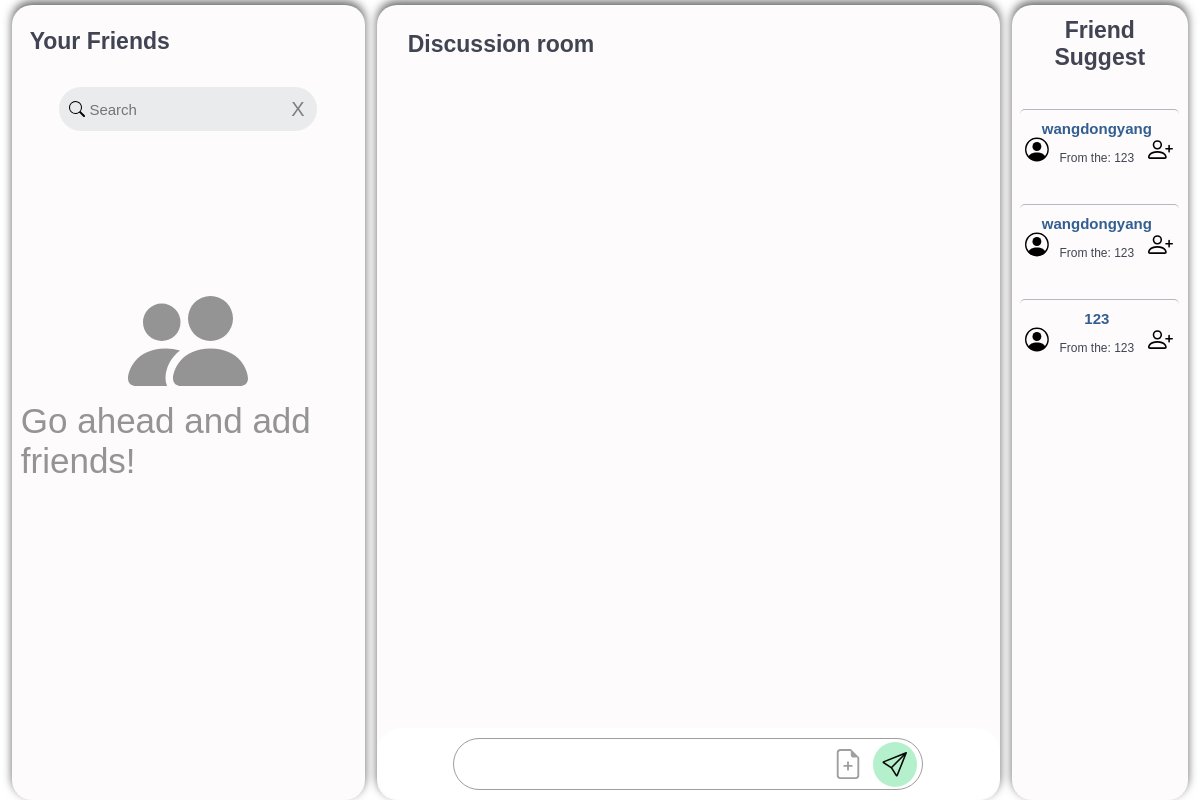
The app's page /student-index/student-home.php (signed in) with its own data.
### tables this page shows
CREATE TABLE `students` (
  `id` int(10) NOT NULL,
  `name` varchar(20) NOT NULL,
  `year` year(4) NOT NULL,
  `programe` varchar(8) NOT NULL,
  `password` varchar(15) NOT NULL,
  `lastlogin` datetime DEFAULT NULL
);

### student-index/student-home.php (the view, shortened to what this page needs)
<?php
require_once '../control.php';
if (isset($_SESSION['user_id'])) {
  $user_id = $_SESSION['user_id'];
  $db = loadingdb();
  $sql = "SELECT name,programe FROM students WHERE id = $user_id";
  $result = mysqli_query($db, $sql);
  $row = mysqli_fetch_assoc($result);
  $userProgram = $row['programe'];
  $username=$row['name'];
  $sql = "SELECT name,id,programe FROM students WHERE programe = '$userProgram' AND id != '$user_id'";
  $result1 = mysqli_query($db, $sql);
  $row_first = mysqli_fetch_assoc($result1);
  $rowid = $row_first['id'];
  $rowpg = $row_first['programe'];
  $sql_second = "SELECT name, id
               FROM students
               WHERE programe = '$userProgram' AND id != '$user_id' AND id
               NOT IN
               (
                   SELECT friendid
                   FROM friends
                   WHERE studentid = '$user_id' AND friendid = '$rowid'
               )";
  $result = mysqli_query($db, $sql_second);
  $fdcard = '';
  if (empty($fdcard)) {
   $fdcard ='
   <div class ="nofd">
    <svg xmlns="http://www.w3.org/2000/svg" width="120" height="120" fill="currentColor" class="bi bi-people-fill" viewBox="0 0 16 16">
    <path d="M7 14s-1 0-1-1 1-4 5-4 5 3 5 4-1 1-1 1H7Zm4-6a3 3 0 1 0 0-6 3 3 0 0 0 0 6Zm-5.784 6A2.238 2.238 0 0 1 5 13c0-1.355.68-2.75 1.936-3.72A6.325 6.325 0 0 0 5 9c-4 0-5 3-5 4s1 1 1 1h4.216ZM4.5 8a2.5 2.5 0 1 0 0-5 2.5 2.5 0 0 0 0 5Z"/>
    </svg>
    <span>Go ahead and add friends! </span>
    </div>
   ';
  }
  $nameList = '';
  while ($row = mysqli_fetch_assoc($result)) {
    $name = $row['name'];
    $friendid =$row['id'];
    $sql2 = "SELECT * FROM temp WHERE (studentid='$user_id'or friendid='$user_id') AND (friendid='$friendid' or studentid ='$friendid')";
    $result2 = mysqli_query($db, $sql2);
    $row2 = mysqli_fetch_assoc($result2);
    if (isset($row2) && isset($row2['friendid']) && ($friendid == $row2['friendid'] || $friendid == $row2['studentid']))
    {
      $nameList .= '<div class="wait-card">
      <svg class="right-card-svg"xmlns="http://www.w3.org/2000/svg" width="20" height="20" fill="currentColor" class="bi bi-person-circle" viewBox="0 0 16 16">
          <path d="M11 6a3 3 0 1 1-6 0 3 3 0 0 1 6 0z" />
          <path fill-rule="evenodd" d="M0 8a8 8 0 1 1 16 0A8 8 0 0 1 0 8zm8-7a7 7 0 0 0-5.468 11.37C3.242 11.226 4.805 10 8 10s4.757 1.225 5.468 2.37A7 7 0 0 0 8 1z" />
      </svg>
      <div class="card-info"><a>' . $name . '</a>
<span>Wait for a response</span>
</div>
     <div class="sendbutton">
          <svg xmlns="http://www.w3.org/2000/svg" width="25" height="25" fill="currentColor" class="bi bi-hourglass" viewBox="0 0 16 16">
              <path d="M2 1.5a.5.5 0 0 1 .5-.5h11a.5.5 0 0 1 0 1h-1v1a4.5 4.5 0 0 1-2.557 4.06c-.29.139-.443.377-.443.59v.7c0 .213.154.451.443.59A4.5 4.5 0 0 1 12.5 13v1h1a.5.5 0 0 1 0 1h-11a.5.5 0 1 1 0-1h1v-1a4.5 4.5 0 0 1 2.557-4.06c.29-.139.443-.377.443-.59v-.7c0-.213-.154-.451-.443-.59A4.5 4.5 0 0 1 3.5 3V2h-1a.5.5 0 0 1-.5-.5zm2.5.5v1a3.5 3.5 0 0 0 1.989 3.158c.533.256 1.011.791 1.011 1.491v.702c0 .7-.478 1.235-1.011 1.491A3.5 3.5 0 0 0 4.5 13v1h7v-1a3.5 3.5 0 0 0-1.989-3.158C8.978 9.586 8.5 9.052 8.5 8.351v-.702c0-.7.478-1.235 1.011-1.491A3.5 3.5 0 0 0 11.5 3V2h-7z" />
          </svg>
      </div>
  </div>';
  }
    else{
      $nameList .= '<button class="right-card" onClick="sendthis(' . $friendid . ', \'' . $username . '\', \'' . $user_id . '\')">
      <svg class="right-card-svg"xmlns="http://www.w3.org/2000/svg" width="20" height="20" fill="currentColor" class="bi bi-person-circle" viewBox="0 0 16 16">
          <path d="M11 6a3 3 0 1 1-6 0 3 3 0 0 1 6 0z" />
          <path fill-rule="evenodd" d="M0 8a8 8 0 1 1 16 0A8 8 0 0 1 0 8zm8-7a7 7 0 0 0-5.468 11.37C3.242 11.226 4.805 10 8 10s4.757 1.225 5.468 2.37A7 7 0 0 0 8 1z" />
      </svg>
      <div class="card-info"><a>' . $name . '</a>
    <span>From the: <span>' . $rowpg . '</span></span>
  </div>
  <div class="sendbutton" >
        <svg xmlns="http://www.w3.org/2000/svg" width="25" height="25" fill="currentColor" class="bi bi-person-plus" viewBox="0 0 16 16">
            <path d="M6 8a3 3 0 1 0 0-6 3 3 0 0 0 0 6zm2-3a2 2 0 1 1-4 0 2 2 0 0 1 4 0zm4 8c0 1-1 1-1 1H1s-1 0-1-1 1-4 6-4 6 3 6 4zm-1-.004c-.001-.246-.154-.986-.832-1.664C9.516 10.68 8.289 10 6 10c-2.29 0-3.516.68-4.168 1.332-.678.678-.83 1.418-.832 1.664h10z" />
            <path fill-rule="evenodd" d="M13.5 5a.5.5 0 0 1 .5.5V7h1.5a.5.5 0 0 1 0 1H14v1.5a.5.5 0 0 1-1 0V8h-1.5a.5.5 0 0 1 0-1H13V5.5a.5.5 0 0 1 .5-.5z" />
        </svg>
  </div>
       </button>';
  }
}
}
?>
<!DOCTYPE html>
<html lang="en">
<head>
    <link rel="stylesheet" type="text/css" href="css/student-home.css">
</head>
<body>
  <div class="container">
<div class="top">
    <div class="left-top">
        <div class="left-top-right">
            <div class="left-top-right-hd">
                <span>Your Friends</span>
            </div>
            <div class="search-box">
              <div class="search-container">
              <input class="search-input"type="text" id="search-fd" oninput="searchfd()" placeholder="Search">
              <button class="del-search" id="del-search" onclick="delsearch()">
                X
                </button>
              </div>
            </div>
            <div class="left-top-right-content">
                <?php echo $fdcard; ?>
            </div>
        </div>
        <div class="left-top-left">
            <div class="left-top-header">Discussion room</div>
            <div class="left-top-left-content" id="lef-top-left-content">
            </div>
            <div class="left-top-left-input">
              <div class="input-area">
                <div class="text-area" id="text-area">
              <textarea id="text-input"></textarea>
              </div>
              <button class="file-button" id="file-button">
             </button>
              <button class="me-send-button" id="me-send-button"  onclick="sendchat('<?php echo $user_id;  ?>', '<?php echo $username; ?>')">
              </button>
              </div>
            </div>
        </div>
        <div class="right-top">
            <div class="right-top-header">Friend Suggest</div>
            <div class="right-top-content" id="right-top-content">
                <?php echo $nameList; ?>
            </div>
        </div>
    </div>
</div>
</div>
</body>
</html>

### records on screen
students: name "wangdongyang", programe "123"
students: name "wangdongyang"
students: name "123"
